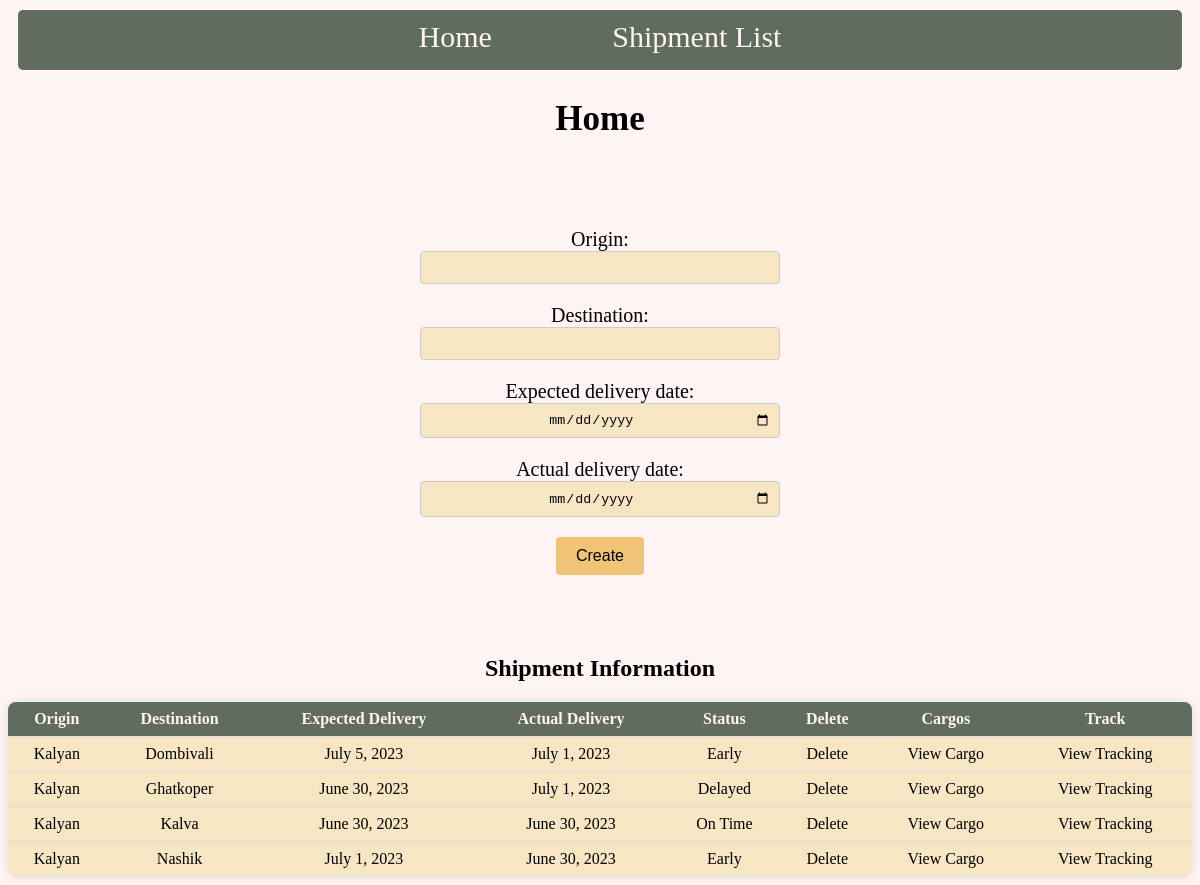
Before: / with the older database file.
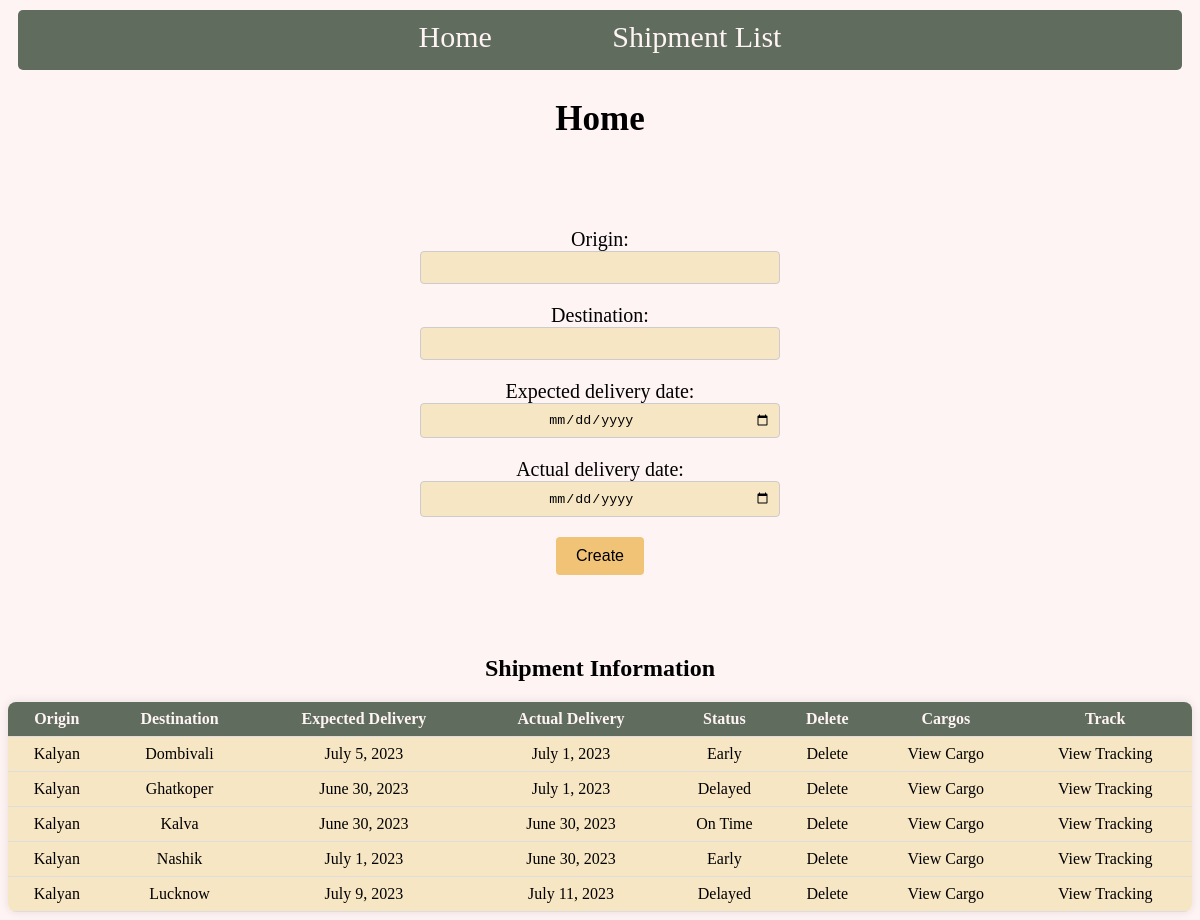
After: the same page with the newer database file.
### shipmentapp/models.py (models this page shows, shortened)
class ShipmentModel(models.Model):
    origin = models.CharField(max_length=40)
    destination = models.CharField(max_length=40)
    expected_delivery_date = models.DateField()
    actual_delivery_date = models.DateField(null=True,blank=True)
    STATUS_CHOICES = [
        ('ER','EnRoute'),
        ('EA','Early'),
        ('DE','Delayed'),
        ('OT','OnTime'),
    ]
    status = models.CharField(max_length=2,choices=STATUS_CHOICES,default='ER')

### shipmentapp/views.py (the view)
# urls.py: 2. Add a URL to urlpatterns:  path('', views.home, name='home')
def home(request):
    shipments = ShipmentModel.objects.all()
    if request.method == "POST":
        data = ShipmentForm(request.POST)
        if data.is_valid():
            data.save()
            msg = "Shipment Created"
            fm = ShipmentForm()
            context = {
                "shipments":shipments,
                "fm":fm,
                "msg":msg
            }
            return render(request,'home.html',context)
        else:
            msg = data
            context = {
                "shipments":shipments,
                "msg":msg
            }
            return render(request,'home.html',context)
    else:
        fm = ShipmentForm
        context = {
                "shipments":shipments,
                "fm":fm
            }
        return render(request,'home.html',context)

### shipmentapp/templates/home.html (shortened to what this page needs)
{% extends 'base.html' %}
{% block content %}
<h2 class="heading">Home</h2>
<div class="container">
    <form method="POST" class="sub-container">
            {{fm.as_p}}
            <input type="submit" value="Create">
    </form>
</div>
<h2><center>Shipment Information</center></h2>
<table>
    <tr>
        <th>Origin</th>
        <th>Destination</th>
        <th>Expected Delivery</th>
        <th>Actual Delivery</th>
        <th>Status</th>
        <th>Delete</th>
        <th>Cargos</th>
        <th>Track</th>
    </tr>
    {% for shipment in shipments %}
        <tr>
            <td>{{ shipment.origin }}</td>
            <td>{{ shipment.destination }}</td>
            <td>{{ shipment.expected_delivery_date }}</td>
            <td>{{ shipment.actual_delivery_date }}</td>
            {% if shipment.status == 'EA' %}
                <td>Early</td>
            {% elif shipment.status == 'DE' %}
                <td>Delayed</td>
            {% elif shipment.status == 'OT' %}
                <td>On Time</td>
            {% else %}
                <td>En Route</td>
            {% endif %}
            <td><a href="{% url 'delete_shipment' id=shipment.id %}" onclick="return confirm('Are You Sure?')">Delete</a></td>
            <td><a href="{% url 'cargo' id=shipment.id %}">View Cargo</a></td>
            <td><a href="{% url 'tracking' id=shipment.id %}">View Tracking</a></td>
        </tr>
    {% empty %}
        No shipments available
    {% endfor %}
</table>
{% endblock %}

Changed rows visible on the page:
added ShipmentModel: origin "Kalyan", destination "Lucknow", expected_delivery_date "July 9, 2023", actual_delivery_date "July 11, 2023", status "Delayed"
